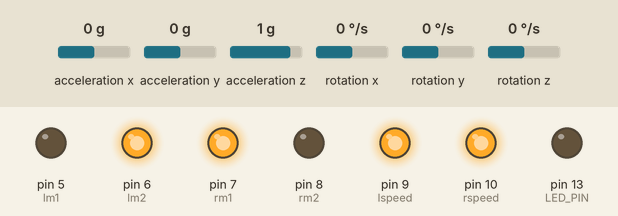
This sketch was run on a simulated Arduino Uno, built with avr-gcc and run on an emulated ATmega328P. On the bench: output pins drawn as LEDs (lit = HIGH). Inputs (shaded band) come from the test bench; at power-on: acceleration x 0 g, acceleration y 0 g, acceleration z 1 g, rotation x 0 °/s, rotation y 0 °/s, rotation z 0 °/s.

Above: at 0.1 s.
Timing chart, 0 to 1.6 s (numbered marks = the images above):
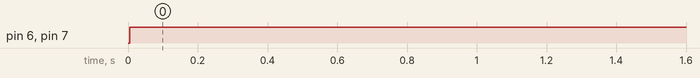

Measured:
- by itself, pin 6 (lm2), pin 7 (rm1): LOW → HIGH at 0.00 s

The sketch:

Accelerometer_States1.ino
```cpp
// (licence header left out)
// I2Cdev and MPU6050 must be installed as libraries, or else the .cpp/.h files
// for both classes must be in the include path of your project
#include "I2Cdev.h"
#include "MPU6050.h"

// Arduino Wire library is required if I2Cdev I2CDEV_ARDUINO_WIRE implementation
// is used in I2Cdev.h
#if I2CDEV_IMPLEMENTATION == I2CDEV_ARDUINO_WIRE
    #include "Wire.h"
#endif

// class default I2C address is 0x68
// specific I2C addresses may be passed as a parameter here
// AD0 low = 0x68 (default for InvenSense evaluation board)
// AD0 high = 0x69
MPU6050 accelgyro;
//MPU6050 accelgyro(0x69); // <-- use for AD0 high


// uncomment "OUTPUT_READABLE_ACCELGYRO" if you want to see a tab-separated
// list of the accel X/Y/Z and then gyro X/Y/Z values in decimal. Easy to read,
// not so easy to parse, and slow(er) over UART.
//#define OUTPUT_READABLE_ACCELGYRO

// #define DEBUG

#ifdef DEBUG
 #define DEBUG_PRINT(x)  Serial.print (x)
 #define DEBUG_PRINTLN(x)  Serial.println (x)
#else
 #define DEBUG_PRINT(x)
 #define DEBUG_PRINTLN(x)
#endif

#define USE_ACCEL 3
// #define USE_GYRO 3


#define LED_PIN 13
bool blinkState = false;
int16_t ax, ay, az;
int16_t gx, gy, gz;
const int lm1 = 5;
const int lm2 = 6;
const int lspeed = 9;
const int rm1 = 7;
const int rm2 = 8;
const int rspeed = 10;
uint16_t lastReport;

const int numReadings = 25;

#if defined(USE_ACCEL) && defined(USE_GYRO)
const int numAxis = USE_ACCEL + USE_GYRO;
const int AX = 0;
const int AY = 1;
const int AZ = 2;
const int GX = 3;
const int GY = 4;
const int GZ = 5;
#elif defined(USE_ACCEL)
const int numAxis = USE_ACCEL;
const int AX = 0;
const int AY = 1;
const int AZ = 2;
#elif defined(USE_GYRO)
const int numAxis = USE_GYRO;
const int GX = 0;
const int GY = 1;
const int GZ = 2;
#endif

int32_t readings[numAxis][numReadings];  // the reading history
int32_t readIndex[numAxis];              // the index of the current reading
int32_t total[numAxis];                  // the running total
int32_t average[numAxis];                // the average

boolean flat = false;
uint32_t flatStarted = 0;
uint32_t flatDuration = 0;
uint32_t flatLastEnded = 0;

boolean vertical = false;
uint32_t verticalStarted = 0;
uint32_t verticalDuration = 0;
uint32_t verticalLastEnded = 0;

boolean glowing = false;
uint32_t glowEnd = -1;
const uint32_t glowDuration = 2500;


void setup() {
  lastReport = millis();
    // join I2C bus (I2Cdev library doesn't do this automatically)
    #if I2CDEV_IMPLEMENTATION == I2CDEV_ARDUINO_WIRE
        Wire.begin();
    #elif I2CDEV_IMPLEMENTATION == I2CDEV_BUILTIN_FASTWIRE
        Fastwire::setup(400, true);
    #endif

    // initialize serial communication
    // (38400 chosen because it works as well at 8MHz as it does at 16MHz, but
    // it's really up to you depending on your project)
    Serial.begin(38400);

    // initialize device
    DEBUG_PRINTLN("Initializing I2C devices...");
    accelgyro.initialize();

    // supply your own gyro offsets here, scaled for min sensitivity
    accelgyro.setXGyroOffset(-1100);
    accelgyro.setYGyroOffset(271);
    accelgyro.setZGyroOffset(-60);
    accelgyro.setXAccelOffset(-2509);
    accelgyro.setYAccelOffset(-101);
    accelgyro.setZAccelOffset(925); // 1688 factory default for my test chip

    // verify connection
    DEBUG_PRINTLN("Testing device connections...");
    DEBUG_PRINTLN(accelgyro.testConnection() ? "MPU6050 connection successful" : "MPU6050 connection failed");

    // configure Arduino LED for
    pinMode(LED_PIN, OUTPUT);


    // zero-fill all the arrays:
    for (int axis = 0; axis < numAxis; axis++) {
        readIndex[axis] = 0;
        total[axis] = 0;
        average[axis] = 0;
        for (int i = 0; i<numReadings; i++){
            readings[axis][i] = 0;
        }
    }
pinMode(lm1, OUTPUT);
  pinMode(lm2, OUTPUT);
  pinMode(rm1, OUTPUT);
  pinMode(rm2, OUTPUT);
  pinMode(lspeed, OUTPUT);
  pinMode(rspeed, OUTPUT);
  analogWrite(lspeed, 255);
  analogWrite(rspeed, 255);
}


void loop() {
    // read raw accel/gyro measurements from device
    accelgyro.getMotion6(&ax, &ay, &az, &gx, &gy, &gz);

    #ifdef USE_ACCEL
        smooth(AX, ax);
        smooth(AY, ay);
        smooth(AZ, az);
    #endif

    #ifdef USE_GYRO
        smooth(GX, gx);
        smooth(GY, gy);
        smooth(GZ, gz);
    #endif

    #ifdef OUTPUT_READABLE_ACCELGYRO
        reportAcccelGyro();
    #endif

    checkFlat();
    checkVertical();
    reportStates();

    if(wasLifted()){
        glowing = true;
    }

    handleLights();

}


void checkFlat(){
    #ifdef USE_ACCEL
    if( abs(average[AZ]) > 15000 && abs(average[AY]) < 5100 ){
        if(!flat){
            flatStarted = millis();
        }
        flatLastEnded = millis();

        flatDuration = millis() - flatStarted;

        flat = true;
    } else {
        flat = false;
    }
    #endif
    go_straight() ;
}


void checkVertical(){
    #ifdef USE_ACCEL
    boolean AZ_in_range = abs(average[AZ]) < 8000;
    boolean AX_in_range = abs(average[AX]) < 8000;
    boolean AY_in_range = average[AY] < -13500;
    if( AZ_in_range && AX_in_range && AY_in_range ){
        if(!vertical){
            verticalStarted = millis();
        }
        verticalLastEnded = millis();

        verticalDuration = millis() - verticalStarted;

        vertical = true;
    } else {
        vertical = false;
    }
    #endif
}


void reportStates(){
    DEBUG_PRINT("flat: ");
    DEBUG_PRINT(flat);
    DEBUG_PRINT(" duration: ");
    DEBUG_PRINT(flatDuration);
    DEBUG_PRINT(" since last: ");
    DEBUG_PRINT(millis() - flatLastEnded);

    DEBUG_PRINT(" | vertical: ");
    DEBUG_PRINT(vertical);
    DEBUG_PRINT(" duration: ");
    DEBUG_PRINT(verticalDuration);
    DEBUG_PRINT(" since last: ");
    DEBUG_PRINT(millis() - verticalLastEnded);

    DEBUG_PRINT(" Glowing?: ");
    DEBUG_PRINTLN(glowing);
}


// display tab-separated accel/gyro x/y/z values
void reportAcccelGyro(){

    #ifdef USE_ACCEL
        DEBUG_PRINT(average[AX]);
        DEBUG_PRINT("\t");

        DEBUG_PRINT(average[AY]);
        DEBUG_PRINT("\t");

        DEBUG_PRINT(average[AZ]);
        DEBUG_PRINT("\t");
    #endif

    #ifdef USE_GYRO
        DEBUG_PRINT(average[GX]);
        DEBUG_PRINT("\t");

        DEBUG_PRINT(average[GY]);
        DEBUG_PRINT("\t");

        DEBUG_PRINT(average[GZ]);
        DEBUG_PRINT("\t");
    #endif

        DEBUG_PRINT(millis());
        DEBUG_PRINT("\t");

        DEBUG_PRINTLN(millis() - lastReport);
        lastReport = millis();
}


boolean wasLifted(){
    if(vertical && verticalDuration > 200 && millis() - flatLastEnded < 1000 && 250 < flatDuration && flatDuration < 2500 ){
        // Sword of Omens, Give Me Sight Beyond Sight!
        return true;
    }

    return false;
}


void handleLights(){
    if(glowing){
        DEBUG_PRINTLN("GLOWING!");
        if(glowEnd == -1)
            glowEnd = millis() + glowDuration;

        if(millis() > glowEnd)
            glowing = false;

        // run glow function here

        blinkState = !blinkState;
    }
    if(!glowing){
        // do some variable cleanup
        glowEnd = -1;
        blinkState = false;
    }
    digitalWrite(LED_PIN, blinkState);
}


void smooth(int axis, int32_t val) {
    // pop and subtract the last reading:
    total[axis] -= readings[axis][readIndex[axis]];
    total[axis] += val;

    // add value to running total
    readings[axis][readIndex[axis]] = val;
    readIndex[axis]++;

    if(readIndex[axis] >= numReadings)
        readIndex[axis] = 0;

    // calculate the average:
    average[axis] = total[axis] / numReadings;
}
void go_straight()
{
  digitalWrite(lm1,LOW);
  digitalWrite(lm2,HIGH);
  digitalWrite(rm1,HIGH);
  digitalWrite(rm2,LOW);
}

void go_backward()
{
  digitalWrite(lm1,HIGH);
  digitalWrite(lm2,LOW);
  digitalWrite(rm1,LOW);
  digitalWrite(rm2,HIGH);
}

void stop_bot()
{
  digitalWrite(lm1,LOW);
  digitalWrite(lm2,LOW);
  digitalWrite(rm1,LOW);
  digitalWrite(rm2,LOW);
}

void go_left()
{
  digitalWrite(lm1,LOW);
  digitalWrite(lm2,LOW);
  digitalWrite(rm1,HIGH);
  digitalWrite(rm2,LOW);
}
void go_leftb()
{
  digitalWrite(lm1,LOW);
  digitalWrite(lm2,LOW);
  digitalWrite(rm1,LOW);
  digitalWrite(rm2,HIGH);
}

void go_right()
{
  digitalWrite(lm1,LOW);
  digitalWrite(lm2,HIGH);
  digitalWrite(rm1,LOW);
  digitalWrite(rm2,LOW);
}

void go_lleft()
{
  digitalWrite(lm1,HIGH);
  digitalWrite(lm2,LOW);
  digitalWrite(rm1,HIGH);
  digitalWrite(rm2,LOW);
}

void go_rright()
{
  digitalWrite(lm1,LOW);
  digitalWrite(lm2,HIGH);
  digitalWrite(rm1,LOW);
  digitalWrite(rm2,HIGH);
}

void go_rightb()
{
  digitalWrite(lm1,HIGH);
  digitalWrite(lm2,LOW);
  digitalWrite(rm1,LOW);
  digitalWrite(rm2,LOW);
}
```
